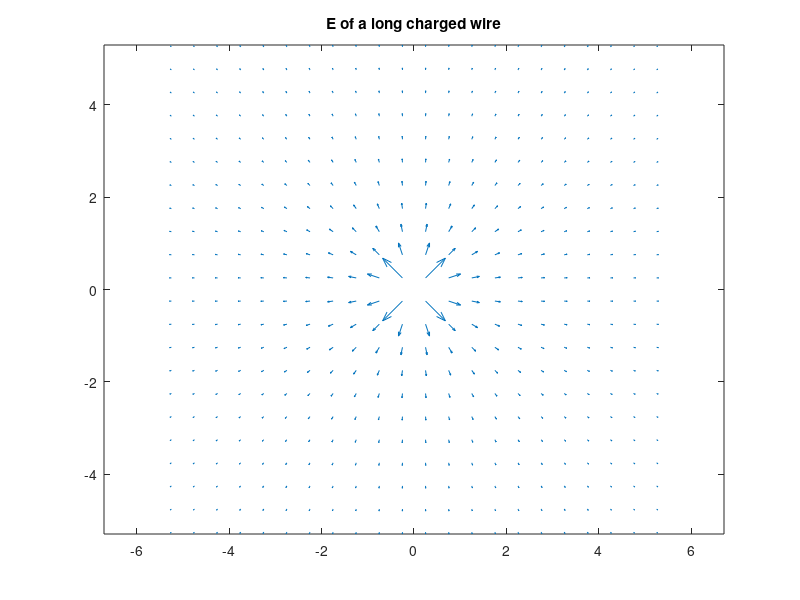
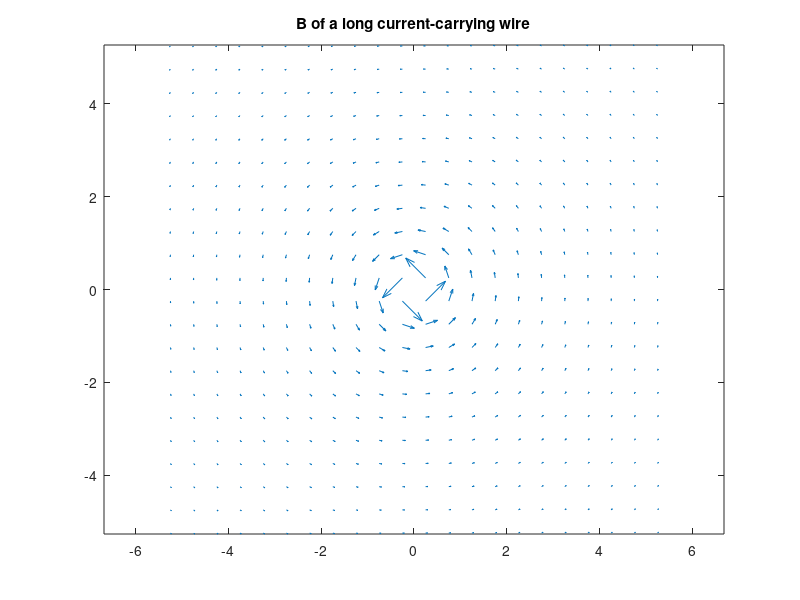
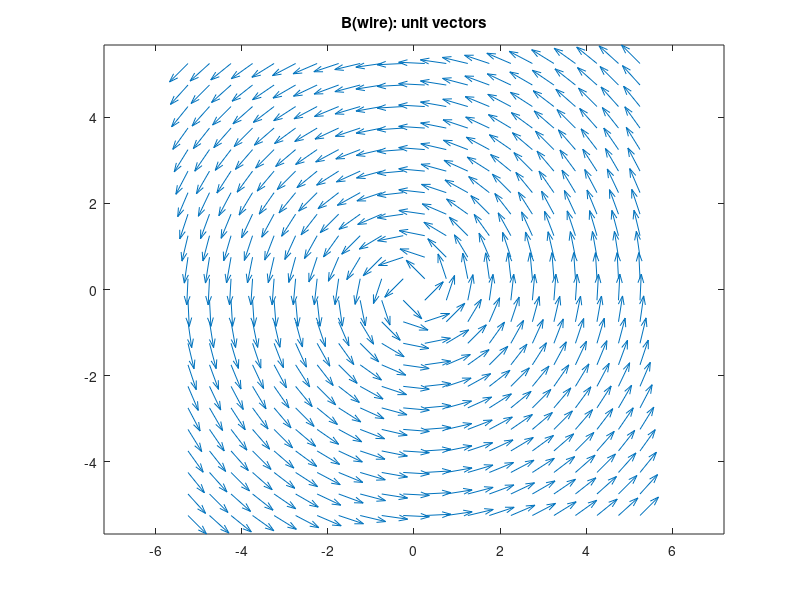
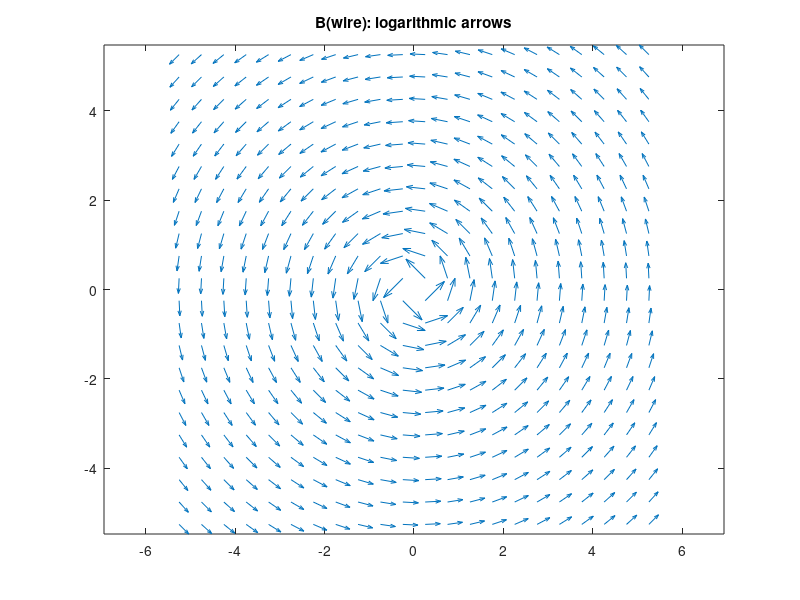

Source code (MATLAB) for these figures, in order: (Note: this script raises an error after producing the figures.)
clear;close all;
% Define the arrays x and y
% Don't make the step size too small or you will kill the
% system (you have a large, but finite amount of memory)
x=-1:.1:1;
y=0:.1:1.5;
% Use meshgrid to convert these 1-d arrays into 2-d matrices
% of x and y values over the plane
[X,Y]=meshgrid(x,y);
% Get F(x,y) by using F(X,Y). Note the use of .* with X and Y
% rather than with x and y
F=(2-cos(pi*X)).*exp(Y);
% Plot the function
surf(X,Y,F)
xlabel('x')
ylabel('y')

%%
clear; close all;
% Make the grid
x=-1:.1:1;y=0:.1:1.5;
[X,Y]=ndgrid(x,y);
F=(2-cos(pi*X)).*exp(Y);
% Now make a surface plot of the function
surf(X,Y,F); % or you can use mesh(X,Y,F) to make a wire plot
AZ=30;EL=45;
view(AZ,EL);
title('Surface Plot')
xlabel('x')
ylabel('y')

%%
clear; close all;
x=-1:.1:1;
y=0:.1:1.5;
[X,Y]=ndgrid(x,y);
F=(2-cos(pi*X)).*exp(Y);
surf(X,Y,F);
title('Surface Plot')
xlabel('x')
ylabel('y')
EL=45;
for m=1:100
AZ=30+m/100*360;
view(AZ,EL);
pause(.1); % pause units are in seconds
end

%% 
clear;close
x=-5.25:.5:5.25;y=x; % define the x and y grids (avoid (0,0))
[X,Y]=meshgrid(x,y);
% Electric field of a long charged wire
Ex=X./(X.^2+Y.^2);
Ey=Y./(X.^2+Y.^2);
quiver(X,Y,Ex,Ey) % make the field arrow plot
title('E of a long charged wire')
axis equal % make the x and y axes be equally scaled
% Magnetic field of a long current-carrying wire
Bx=-Y./( X.^2+Y.^2);
By=X./(X.^2+Y.^2);
% make the field arrow plot
figure
quiver(X,Y,Bx,By)
axis equal
title('B of a long current-carrying wire')
% The big magnitude difference across the region makes most arrows too small
% to see. This can be fixed by plotting unit vectors instead
% (losing all magnitude information, but keeping direction)
B=sqrt(Bx.^2+By.^2);
Ux=Bx./B;
Uy=By./B;
figure
quiver(X,Y,Ux,Uy);
axis equal
title('B(wire): unit vectors')
% Or, you can still see qualitative size information without such a big
% variation in arrow size by having the arrow length be logarithmic.
Bmin=min(min(B));
Bmax=max(max(B));
% s is the desired ratio between the longest arrow and the shortest one
s=2; % choose an arrow length ratio
k=(Bmax/Bmin)^(1/(s-1));
logsize=log(k*B/Bmin);
Lx=Ux.*logsize;
Ly=Uy.*logsize;
figure
quiver(X,Y,Lx,Ly);
axis equal
title('B(wire): logarithmic arrows')

%%
clear;close
%Define the position arrays x and y
[x,y] = meshgrid(0:0.1:1,0:0.1:1);
%Define the flow velocity arrays u and v
u = x;
v = -y;
%Create a quiver plot of the flow velocity
figure
quiver(x,y,u,v)
%Plot streamlines that start at different points along the line y=1.
startx = 0.1:0.1:1;
starty = ones(size(startx));
streamline(x,y,u,v,startx,starty);

%% 3.6 Functions
clear;close all;
f = @(x,y) sin(x.*y)./(x.^2+y.^2);

x=-8:.1:8;
y=x;
plot(x,f(x,2))
[X,Y]=ndgrid(x,y);
figure
surf(X,Y,f(X,Y))

%% 
h=0.1;
x=-8:h:8;
y=x;
plot(x,trig(x,2))
[X,Y]=ndgrid(x,y);
figure
surf(X,Y,trig(X,Y))

